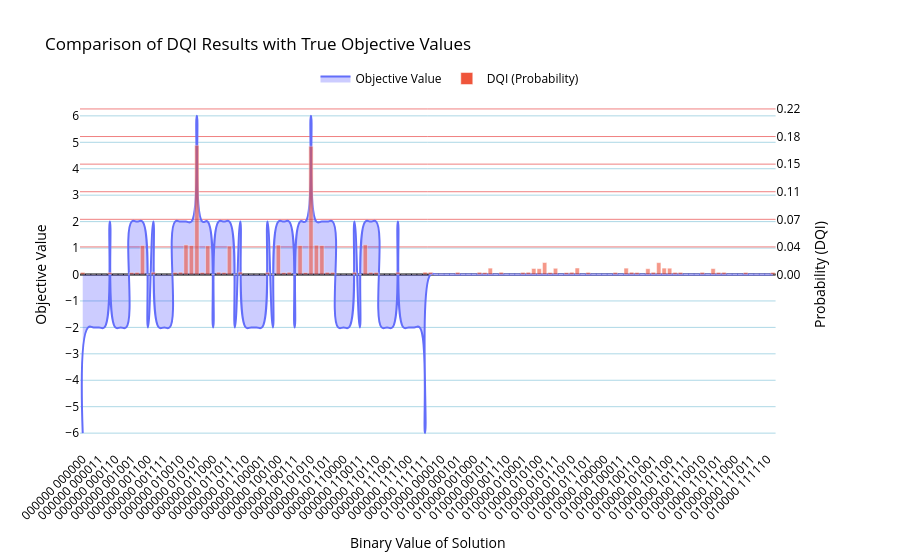

The cell this chart's notebook holds for it:
### Code cell
plot_results_union_plotly(
    brute_force_results,
    counts,
    plot_name="Comparison of DQI Results with True Objective Values",
    spline_smoothing=1.3
)
